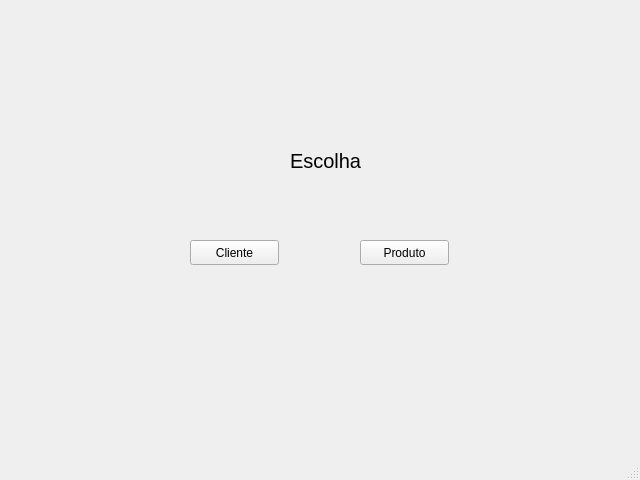
<?xml version="1.0" encoding="UTF-8"?>
<ui version="4.0">
 <class>MainWindow</class>
 <widget class="QMainWindow" name="MainWindow">
  <property name="geometry">
   <rect>
    <x>0</x>
    <y>0</y>
    <width>640</width>
    <height>480</height>
   </rect>
  </property>
  <property name="windowTitle">
   <string>MainWindow</string>
  </property>
  <widget class="QWidget" name="centralwidget">
   <widget class="QPushButton" name="pushButton_2">
    <property name="geometry">
     <rect>
      <x>360</x>
      <y>240</y>
      <width>89</width>
      <height>25</height>
     </rect>
    </property>
    <property name="text">
     <string>Produto</string>
    </property>
   </widget>
   <widget class="QPushButton" name="pushButton">
    <property name="geometry">
     <rect>
      <x>190</x>
      <y>240</y>
      <width>89</width>
      <height>25</height>
     </rect>
    </property>
    <property name="text">
     <string>Cliente</string>
    </property>
   </widget>
   <widget class="QLabel" name="label_4">
    <property name="geometry">
     <rect>
      <x>290</x>
      <y>150</y>
      <width>81</width>
      <height>21</height>
     </rect>
    </property>
    <property name="font">
     <font>
      <pointsize>15</pointsize>
     </font>
    </property>
    <property name="text">
     <string>Escolha </string>
    </property>
   </widget>
  </widget>
  <widget class="QStatusBar" name="statusbar"/>
 </widget>
 <resources/>
 <connections/>
</ui>
